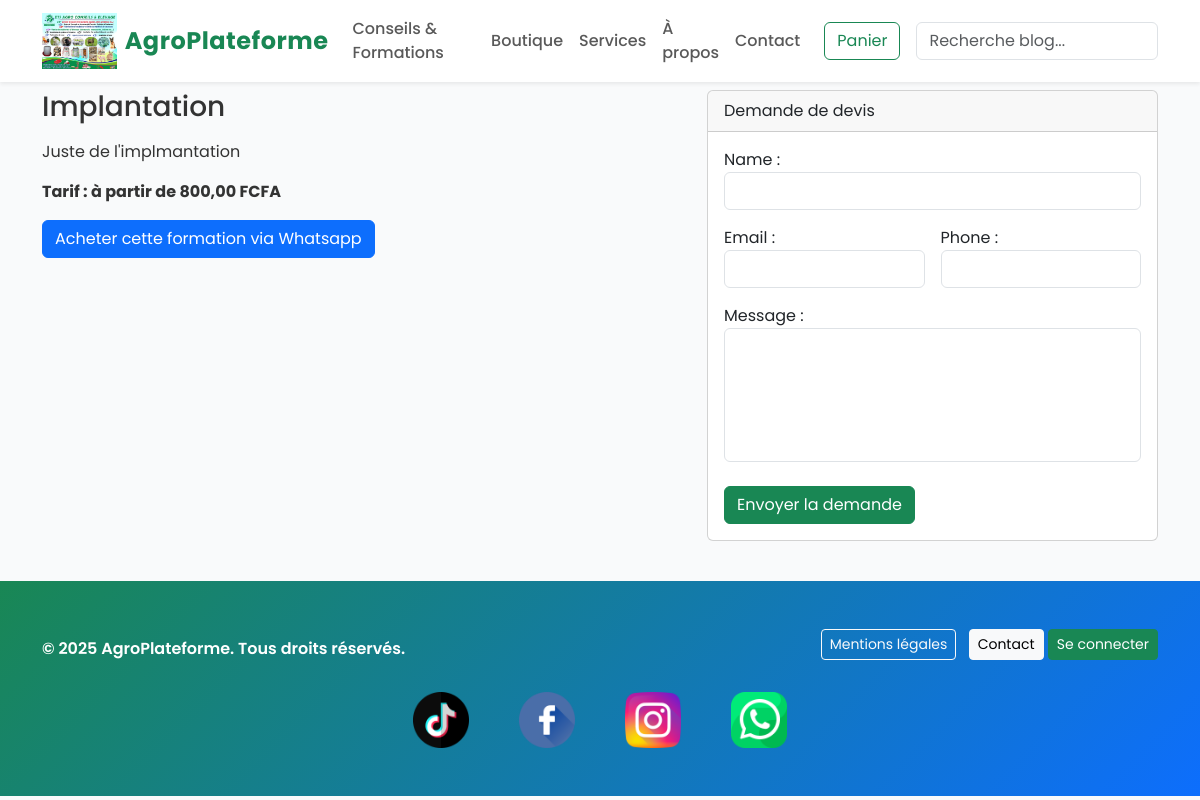
The app's page /services/implantation/ with its own data.
### services/models.py (models this page shows, shortened)
class Service(models.Model):
    name = models.CharField(max_length=180)
    slug = models.SlugField(max_length=200, unique=True, blank=True)
    description = models.TextField()
    short_description = models.CharField(max_length=240, blank=True)
    price_from = models.DecimalField(max_digits=12, decimal_places=2, null=True, blank=True)
    image = models.ImageField(upload_to='posts/', null=True, blank=True)

### services/views.py (the view)
# urls.py: path('<slug:slug>/', views.service_detail, name='service_detail'),
def service_detail(request, slug):
    service = get_object_or_404(Service, slug=slug)
    if request.method == 'POST':
        form = QuoteForm(request.POST)
        if form.is_valid():
            quote = form.save(commit=False)
            quote.service = service
            quote.save()
            messages.success(request, "Votre demande de devis a été envoyée.")
            return redirect(service.get_absolute_url())
    else:
        form = QuoteForm()
    return render(request, 'services/service_detail.html', {'service': service, 'form': form})

### services/forms.py
class QuoteForm(forms.ModelForm):
    class Meta:
        model = QuoteRequest
        fields = ['name', 'email', 'phone', 'message']
        widgets = {
            'name': forms.TextInput(attrs={'class': 'form-control'}),
            'email': forms.EmailInput(attrs={'class': 'form-control'}),
            'phone': forms.TextInput(attrs={'class': 'form-control'}),
            'message': forms.Textarea(attrs={'class': 'form-control', 'rows': 5}),
        }

### services/templates/services/service_detail.html (shortened to what this page needs)
{% extends 'base.html' %}
{% block content %}
<div class="row g-4">
  <div class="col-md-7">
    <h1 class="h3">{{ service.name }}</h1>
    <div class="content mb-3">
      {{ service.description|linebreaks }}
    </div>
    {% if service.price_from %}
      <p class="fw-bold mt-3">Tarif : à partir de {{ service.price_from }} FCFA</p>
      <a href="https://wa.me/2290162508449?text= Bonjour ,je suis interessé par vôtre service: {{service.name}} (Prix:{{post.price}} FCFA)" class="btn btn-primary">
            Acheter cette formation via Whatsapp
      </a>
    {% else %}
      <span class="badge bg-secondary">Ce service est gratuit ou nécessite un devis</span>
    {% endif %}
  </div>
  <div class="col-md-5">
    <div class="card">
      <div class="card-header">Demande de devis</div>
      <div class="card-body">
        <form method="post" class="row g-3">
          <div class="col-12">
            {{ form.name.label_tag }} {{ form.name }}
          </div>
          <div class="col-md-6">
            {{ form.email.label_tag }} {{ form.email }}
          </div>
          <div class="col-md-6">
            {{ form.phone.label_tag }} {{ form.phone }}
          </div>
          <div class="col-12">
            {{ form.message.label_tag }} {{ form.message }}
          </div>
          <div class="col-12">
            <button class="btn btn-success mt-2">Envoyer la demande</button>
          </div>
        </form>
      </div>
    </div>
  </div>
</div>
{% endblock %}

### static/css/styles.css (style rules this page uses)
body { background-color: #fafafa; }
textarea { resize: none; }

### core/templates/base.html (style rules this page uses)
body { font-family: 'Poppins', sans-serif; background-color: #f9fafb; color: #333; }

### records on screen
Service: name "Implantation", description "Juste de l'implmantation", price_from "800,00"

### other values on screen
{{ now|default:2025 }} "2025"
